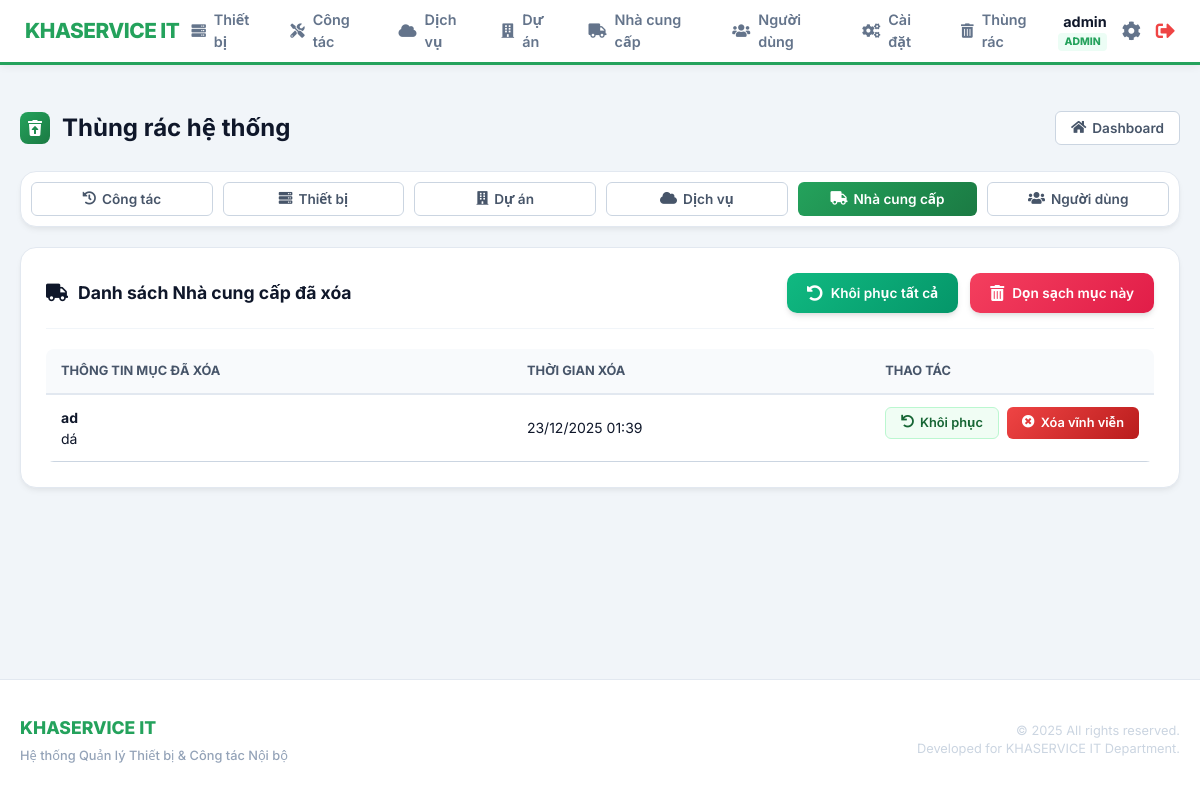
Before: /index.php?page=trash/list&type=suppliers (signed in) with the older database file.
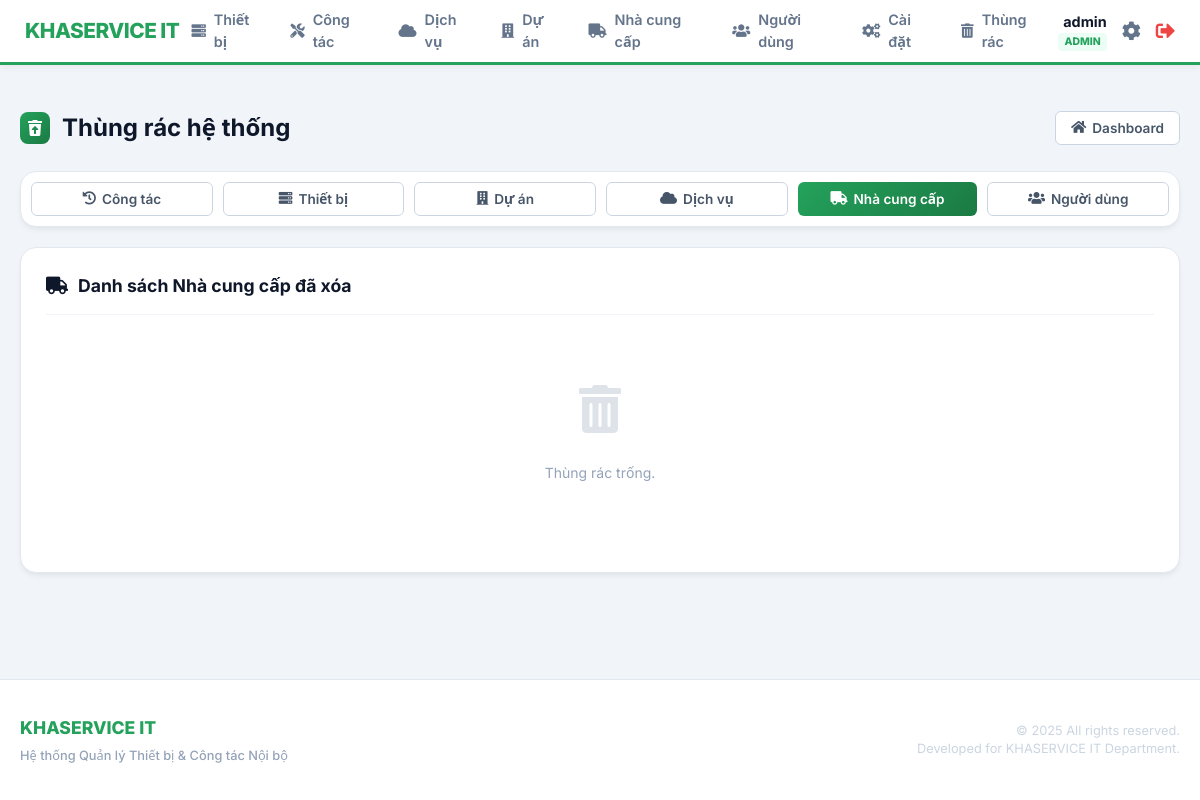
After: the same page with the newer database file.
### tables this page shows
CREATE TABLE `suppliers` (
  `id` int(11) NOT NULL AUTO_INCREMENT,
  `ten_npp` varchar(255) NOT NULL COMMENT 'T??n nh?? ph??n ph???i / nh?? th???u',
  `nguoi_lien_he` varchar(255) DEFAULT NULL COMMENT 'T??n ng?????i li??n h???',
  `dien_thoai` varchar(50) DEFAULT NULL COMMENT 'S??? ??i???n tho???i',
  `email` varchar(255) DEFAULT NULL COMMENT 'Email li??n h???',
  `ghi_chu` text DEFAULT NULL COMMENT 'Ghi ch??',
  `deleted_at` timestamp NULL DEFAULT NULL,
  PRIMARY KEY (`id`)
);

### modules/trash/list.php (the view, shortened to what this page needs)
<?php
$type = $_GET['type'] ?? 'maintenance';
$data = [];
$title = "";
$icon = "";
try {
    switch ($type) {
        case 'suppliers':
            $title = "Nhà cung cấp"; $icon = "fa-truck";
            $stmt = $pdo->query("SELECT id, ten_npp as label, nguoi_lien_he as sublabel, deleted_at FROM suppliers WHERE deleted_at IS NOT NULL ORDER BY deleted_at DESC");
            $data = $stmt->fetchAll();
            break;
    }
} catch (PDOException $e) {
    set_message('error', 'Lỗi tải dữ liệu thùng rác: ' . $e->getMessage());
}
?>
<div class="page-header">
    <h2><i class="fas fa-trash-restore"></i> Thùng rác hệ thống</h2>
    <div class="header-actions">
        <a href="index.php" class="btn btn-secondary"><i class="fas fa-home"></i> Dashboard</a>
    </div>
</div>
<div class="trash-tabs card" style="padding: 10px; display: flex; gap: 10px; margin-bottom: 20px; overflow-x: auto;">
    <?php
    $tab_labels = [
        'maintenance' => ['label' => 'Công tác', 'icon' => 'fa-history'],
        'devices'     => ['label' => 'Thiết bị', 'icon' => 'fa-server'],
        'projects'    => ['label' => 'Dự án', 'icon' => 'fa-building'],
        'services'    => ['label' => 'Dịch vụ', 'icon' => 'fa-cloud'],
        'suppliers'   => ['label' => 'Nhà cung cấp', 'icon' => 'fa-truck'],
        'users'       => ['label' => 'Người dùng', 'icon' => 'fa-users']
    ];
    foreach ($tab_labels as $key => $tab):
    ?>
        <a href="index.php?page=trash/list&type=<?php echo $key; ?>" class="btn <?php echo ($type === $key) ? 'btn-primary' : 'btn-secondary'; ?>" style="flex: 1; min-width: 150px;">
            <i class="fas <?php echo $tab['icon']; ?>"></i> <?php echo $tab['label']; ?>
        </a>
    <?php endforeach; ?>
</div>
<div class="card">
    <div class="dashboard-card-header trash-header-actions">
        <h3><i class="fas <?php echo $icon; ?>"></i> Danh sách <?php echo $title; ?> đã xóa</h3>
        <?php if (!empty($data)): ?>
            <div class="bulk-trash-btns">
                <a href="index.php?page=trash/bulk_action&type=<?php echo $type; ?>&action=restore_all" class="btn-bulk btn-bulk-restore" data-mobile-text="Khôi phục hết">
                    <i class="fas fa-undo-alt"></i> <span>Khôi phục tất cả</span>
                </a>
                <a href="#" data-url="index.php?page=trash/bulk_action&type=<?php echo $type; ?>&action=empty_trash" class="btn-bulk btn-bulk-delete delete-btn" data-mobile-text="Xóa sạch mục">
                    <i class="fas fa-trash-alt"></i> <span>Dọn sạch mục này</span>
                </a>
            </div>
        <?php endif; ?>
    </div>
    <?php if (empty($data)): ?>
        <div style="text-align: center; padding: 50px; color: #94a3b8;">
            <i class="fas fa-trash-alt" style="font-size: 3rem; margin-bottom: 15px; opacity: 0.3;"></i>
            <p>Thùng rác trống.</p>
        </div>
    <?php else: ?>
        <div class="table-container" style="border:none; box-shadow:none;">
            <table class="content-table">
                <thead>
                    <tr>
                        <th>Thông tin mục đã xóa</th>
                        <th>Thời gian xóa</th>
                        <th width="200" class="text-center">Thao tác</th>
                    </tr>
                </thead>
                <tbody>
                    <?php foreach ($data as $item): ?>
                        <tr>
                            <td>
                                <div class="font-bold"><?php echo htmlspecialchars($item['label']); ?></div>
                                <div class="text-muted small"><?php echo htmlspecialchars($item['sublabel']); ?></div>
                            </td>
                            <td><?php echo date('d/m/Y H:i', strtotime($item['deleted_at'])); ?></td>
                            <td class="actions text-center">
                                <a href="index.php?page=trash/restore&type=<?php echo $type; ?>&id=<?php echo $item['id']; ?>" class="btn btn-sm btn-secondary" style="color: #166534; border-color: #bbf7d0; background: #f0fdf4;">
                                    <i class="fas fa-undo"></i> Khôi phục
                                </a>
                                <a href="#" data-url="index.php?page=trash/permanent_delete&type=<?php echo $type; ?>&id=<?php echo $item['id']; ?>" class="btn btn-sm btn-danger delete-btn">
                                    <i class="fas fa-times-circle"></i> Xóa vĩnh viễn
                                </a>
                            </td>
                        </tr>
                    <?php endforeach; ?>
                </tbody>
            </table>
        </div>
    <?php endif; ?>
</div>

Changed rows visible on the page:
removed suppliers: ten_npp "ad", nguoi_lien_he "dá", deleted_at "23/12/2025 01:39"
Other visible differences:
text no longer shown: "Khôi phục tất cả Dọn sạch mục này THÔNG TIN MỤC ĐÃ XÓA THỜI GIAN XÓA THAO TÁC"
text now shown: "Thùng rác trống."
